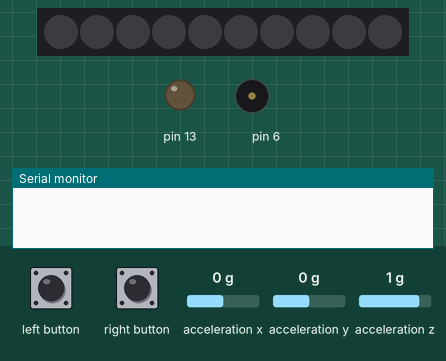
Bench run of a program on a simulated Arduino Uno, built with avr-gcc and run on an emulated ATmega328P. Parts: 10 RGB LEDs in strip order, left to right, output pins drawn as LEDs (lit = HIGH), buzzer (waves = sounding), the last lines printed to the serial monitor. Inputs (shaded band) come from the test bench; at power-on: acceleration x 0 g, acceleration y 0 g, acceleration z 1 g. Dim RGB values are drawn brighter than linear.

Above: at 1.2 s.
1.3 s: left button pressed for 0.15 s
At 2.1 s:
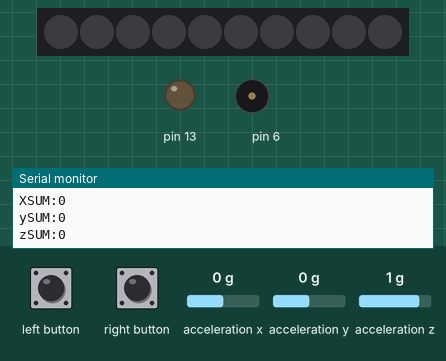
3.0 s: right button pressed for 1 s
At 3.4 s:
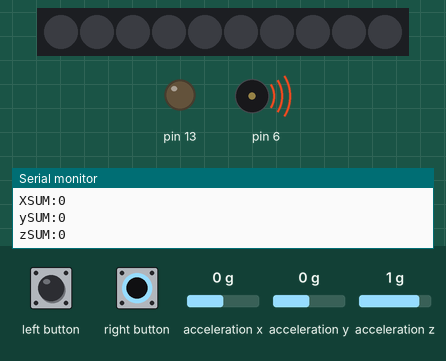
5.5 s: right button pressed for 3.2 s
At 9.9 s:
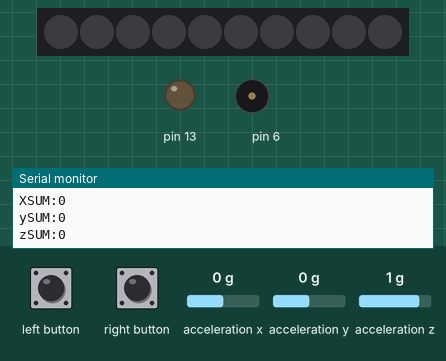
10.2 s: left button pressed for 3.2 s
At 13.9 s:
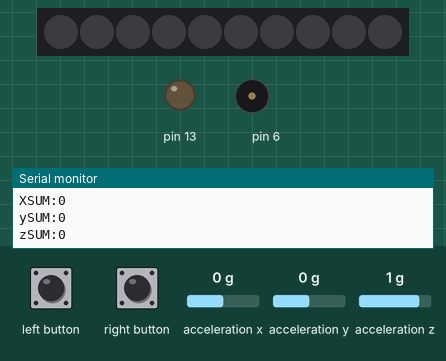
15.0 s: left button pulsed HIGH 5 times (0.12 s each, 0.3 s apart)
At 16.3 s:
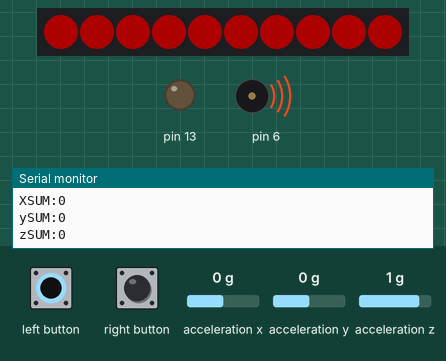
19.5 s: left button set HIGH
At 20.2 s:
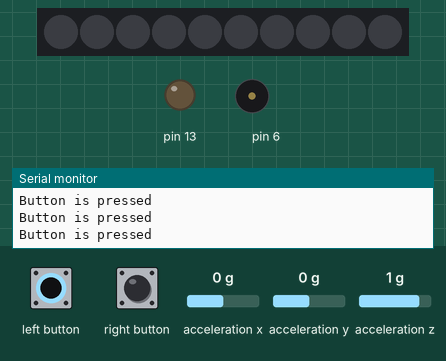
Timing chart, 0 to 22.5 s (numbered marks = the images above; inputs shaded):
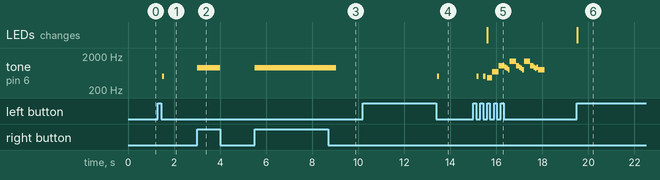

The program:

main.cpp
```cpp
#include <Arduino.h>
#include <Adafruit_CircuitPlayground.h>

#include "../lib/notes.h"

/*
  The idea is to decompose the motion into three sub movements. Each submovement is identified
  by the axis that experiences the most acceleration during that movement. Once we have three
  movements, that is our message.

  NOTE: board must be held as flat as possible, with buttons facing up
*/


int xSum, ySum, zSum;

char CUR_STRING[3];
int CUR_STRING_IDX = 0;

void setup() {
  Serial.begin(9600);
  CircuitPlayground.begin();
  CircuitPlayground.strip.begin();
  CircuitPlayground.strip.setBrightness(50);
}

void playResetTone() {
  CircuitPlayground.playTone(900, 500);
}

void playXTone() {
  CircuitPlayground.playTone(500, 100);
}

void playYTone() {
  CircuitPlayground.playTone(500, 50);
  delay(60);
  CircuitPlayground.playTone(500, 50);
}

void playZTone() {
  CircuitPlayground.playTone(500, 33);
  delay(40);
  CircuitPlayground.playTone(500, 33);
  delay(40);
  CircuitPlayground.playTone(500, 33);
}

void messageSentTone() {
  /*
  Star Wars theme
  More songs available at https://github.com/robsoncouto/arduino-songs

                                              Robson Couto, 2019
  */

  // change this to make the song slower or faster
  int tempo = 108;

  // change this to whichever pin you want to use
  int buzzer = 11;

  // notes of the moledy followed by the duration.
  // a 4 means a quarter note, 8 an eighteenth , 16 sixteenth, so on
  // !!negative numbers are used to represent dotted notes,
  // so -4 means a dotted quarter note, that is, a quarter plus an eighteenth!!
  int melody[] = {

    // Dart Vader theme (Imperial March) - Star wars
    // Score available at https://musescore.com/user/202909/scores/1141521
    // The tenor saxophone part was used

    NOTE_AS4,8, NOTE_AS4,8, NOTE_AS4,8,//1
    NOTE_F5,2, NOTE_C6,2,
    NOTE_AS5,8, NOTE_A5,8, NOTE_G5,8, NOTE_F6,2, NOTE_C6,4,
    NOTE_AS5,8, NOTE_A5,8, NOTE_G5,8, NOTE_F6,2, NOTE_C6,4,
    NOTE_AS5,8, NOTE_A5,8, NOTE_AS5,8, NOTE_G5,2

  };

  // sizeof gives the number of bytes, each int value is composed of two bytes (16 bits)
  // there are two values per note (pitch and duration), so for each note there are four bytes
  int notes = sizeof(melody) / sizeof(melody[0]) / 2;

  // this calculates the duration of a whole note in ms
  int wholenote = (60000 * 1) / tempo;

  int divider = 0, noteDuration = 0;

  // iterate over the notes of the melody.
  // Remember, the array is twice the number of notes (notes + durations)
  for (int thisNote = 0; thisNote < notes * 2; thisNote = thisNote + 2) {

    // calculates the duration of each note
    divider = melody[thisNote + 1];
    if (divider > 0) {
      // regular note, just proceed
      noteDuration = (wholenote) / divider;
    } else if (divider < 0) {
      // dotted notes are represented with negative durations!!
      noteDuration = (wholenote) / abs(divider);
      noteDuration *= 1.5; // increases the duration in half for dotted notes
    }

    // we only play the note for 90% of the duration, leaving 10% as a pause
    CircuitPlayground.playTone(melody[thisNote], noteDuration);
  }
}

void send_message(char *arr) {
  CircuitPlayground.setPixelColor(1, 0, 0, 0);
  CircuitPlayground.setPixelColor(2, 0, 0, 0);
  CircuitPlayground.setPixelColor(3, 0, 0, 0);
  CircuitPlayground.setPixelColor(4, 0, 0, 0);
  CircuitPlayground.setPixelColor(5, 0, 0, 0);
  CircuitPlayground.setPixelColor(6, 0, 0, 0);
  CircuitPlayground.setPixelColor(7, 0, 0, 0);
  CircuitPlayground.setPixelColor(8, 0, 0, 0);
  CircuitPlayground.setPixelColor(9, 0, 0, 0);
  CircuitPlayground.setPixelColor(10, 0, 0, 0);

  char c1 = arr[0];
  char c2 = arr[1];
  char c3 = arr[2];

  if (c1 == 'X' && c2 == 'Y' && c3 == 'Z'){
    CircuitPlayground.setPixelColor(1, 0, 255, 0);
  }
    else if (c1 == 'Z' && c2 == 'X' && c3 == 'Z'){
    CircuitPlayground.setPixelColor(2, 0, 255, 0);
  }
    else if (c1 == 'Y' && c2 == 'Z' && c3 == 'Y'){
    CircuitPlayground.setPixelColor(3, 0, 255, 0);
  }
    else if (c1 == 'Z' && c2 == 'X' && c3 == 'Y'){
    CircuitPlayground.setPixelColor(4, 0, 255, 0);
  }
    else if (c1 == 'X' && c2 == 'Z' && c3 == 'X'){
    CircuitPlayground.setPixelColor(5, 0, 255, 0);
  }
    else if (c1 == 'Z' && c2 == 'Y' && c3 == 'Y'){
    CircuitPlayground.setPixelColor(6, 0, 255, 0);
  }
    else if (c1 == 'Y' && c2 == 'X' && c3 == 'Z'){
    CircuitPlayground.setPixelColor(7, 0, 255, 0);
  }
    else if (c1 == 'Y' && c2 == 'Y' && c3 == 'X'){
    CircuitPlayground.setPixelColor(8, 0, 255, 0);
  }
    else if (c1 == 'X' && c2 == 'Z' && c3 == 'Z'){
    CircuitPlayground.setPixelColor(9, 0, 255, 0);
  }
    else if (c1 == 'Y' && c2 == 'X' && c3 == 'Y'){
    CircuitPlayground.setPixelColor(0, 0, 255, 0);
  }
  else {
    CircuitPlayground.setPixelColor(1, 255, 0, 0);
    CircuitPlayground.setPixelColor(2, 255, 0, 0);
    CircuitPlayground.setPixelColor(3, 255, 0, 0);
    CircuitPlayground.setPixelColor(4, 255, 0, 0);
    CircuitPlayground.setPixelColor(5, 255, 0, 0);
    CircuitPlayground.setPixelColor(6, 255, 0, 0);
    CircuitPlayground.setPixelColor(7, 255, 0, 0);
    CircuitPlayground.setPixelColor(8, 255, 0, 0);
    CircuitPlayground.setPixelColor(9, 255, 0, 0);
    CircuitPlayground.setPixelColor(0, 255, 0, 0);
  }
}

void resetLEDs() {
  CircuitPlayground.setPixelColor(1, 0, 0, 0);
  CircuitPlayground.setPixelColor(2, 0, 0, 0);
  CircuitPlayground.setPixelColor(3, 0, 0, 0);
  CircuitPlayground.setPixelColor(4, 0, 0, 0);
  CircuitPlayground.setPixelColor(5, 0, 0, 0);
  CircuitPlayground.setPixelColor(6, 0, 0, 0);
  CircuitPlayground.setPixelColor(7, 0, 0, 0);
  CircuitPlayground.setPixelColor(8, 0, 0, 0);
  CircuitPlayground.setPixelColor(9, 0, 0, 0);
  CircuitPlayground.setPixelColor(0, 0, 0, 0);
}

void loop() {
  bool needToClassify = false;

  xSum=0;
  ySum=0;
  zSum=0;

  while (CircuitPlayground.leftButton()) {
    resetLEDs();
    // Make sure board is in the proper orientation
    if (abs(CircuitPlayground.motionZ()) -9.8 > 1) {

    }
    Serial.println("Button is pressed");
    needToClassify = true;
    xSum += (int) abs((CircuitPlayground.motionX() * 100));
    ySum += (int) abs((CircuitPlayground.motionY() * 100));
    zSum += (int) abs(((CircuitPlayground.motionZ()- 9.8) * 100));
    delay(5);
  }

  if (needToClassify) {
    Serial.print("XSUM:");
    Serial.println(xSum);
    Serial.print("ySUM:");
    Serial.println(ySum);
    Serial.print("zSUM:");
    Serial.println(zSum);
    if (xSum >= ySum && xSum >= zSum) {
      CUR_STRING[CUR_STRING_IDX] = 'X';
      playXTone();
    } else if (ySum >= xSum && ySum >= zSum) {
      CUR_STRING[CUR_STRING_IDX] = 'Y';
      playYTone();
    } else if (zSum >= xSum && zSum >= ySum) {
      CUR_STRING[CUR_STRING_IDX] = 'Z';
      playZTone();
    }
    needToClassify = false;
    CUR_STRING_IDX += 1;
  };

  while (CUR_STRING_IDX > 2) {
    while (CircuitPlayground.leftButton()) {
      CUR_STRING_IDX = 0;
      send_message(CUR_STRING);
      messageSentTone();
      break;
    }
    while (CircuitPlayground.rightButton()) {
      playResetTone();
      CUR_STRING_IDX = 0;
      break;
    }
  }

  if (CircuitPlayground.rightButton()) { // reset button hit
    resetLEDs();
    CUR_STRING_IDX = 0;
    playResetTone();
  }

}
```

Measured:
- after the input at 1.3 s, tone on pin 6: silent → 500 Hz after 0.18 s, → silent 0.10 s later
- after the input at 3.0 s, tone on pin 6: silent → 900 Hz at once, → silent 1.0 s later
- after the input at 5.5 s, tone on pin 6: silent → 900 Hz at once, → silent 3.5 s later
- after the input at 10.2 s, tone on pin 6: silent → 500 Hz after 3.2 s, → silent 0.10 s later
- after the input at 15.0 s, tone on pin 6: plays 500 Hz for 0.10 s, 500 Hz for 0.10 s, 466 Hz for 0.21 s, 698 Hz for 0.28 s, 1047 Hz for 0.28 s, 932 Hz for 0.07 s … (19 notes in this stretch), starting after 0.14 s; the LEDs: change after 0.61 s (image 5)
- after the input at 19.5 s, the LEDs: change at once (image 6)
